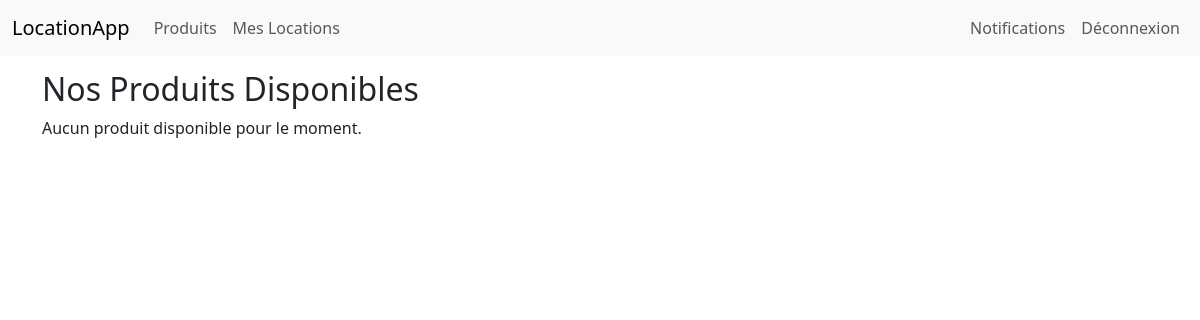
Page / (signed in) on the earlier database version.
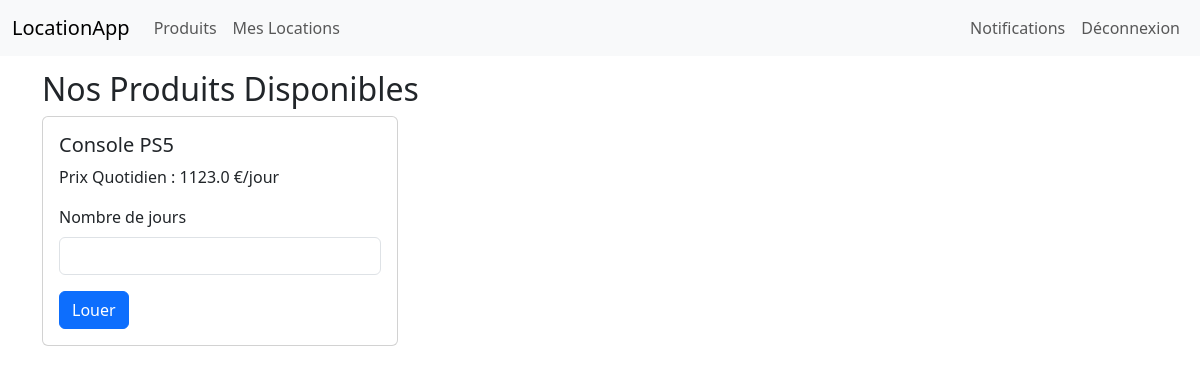
Same page on the later database version.
### location_app/models.py (models this page shows, shortened)
class Product(db.Model):
    __tablename__ = 'products'
    id = db.Column(db.Integer, primary_key=True)
    name = db.Column(db.String(128), nullable=False)
    daily_price = db.Column(db.Float, default=0.0)
    avg_rating_product = db.Column(db.Float, default=0.0)  # Champ pour la moyenne des notes
    supplier_id = db.Column(db.Integer, db.ForeignKey('users.id'), nullable=False)  # Référence à l'utilisateur fournisseur
    rentals = db.relationship('Rental', back_populates='product', lazy=True)
    supplier = db.relationship('User', back_populates='products')  # Relation vers le fournisseur

### location_app/main/routes.py (the view)
@main_bp.route('/')
@login_required
def home():
    products = Product.query.all()
    rent_form = RentForm()
    return render_template('main/home.html', products=products, rent_form=rent_form)

### location_app/rentals/forms.py
class RentForm(FlaskForm):
    days = IntegerField('Nombre de jours', validators=[DataRequired(), NumberRange(min=1, message='Veuillez entrer un nombre de jours valide.')])
    submit = SubmitField('Louer')

### location_app/models.py (called while the page is built)
@login.user_loader
def load_user(user_id):
    return User.query.get(int(user_id))

### location_app/templates/main/home.html (shortened to what this page needs)
{% extends "base.html" %}
{% block content %}
    <h2>Nos Produits Disponibles</h2>
    {% if products %}
        <div class="row">
            {% for product in products %}
                <div class="col-md-4">
                    <div class="card mb-4">
                        <div class="card-body">
                            <h5 class="card-title">{{ product.name }}</h5>
                            <p class="card-text">Prix Quotidien : {{ product.daily_price }} €/jour</p>
                            {% if current_user.role == 'client' %}
                                <form method="POST" action="{{ url_for('rentals.rent_product', product_id=product.id) }}">
                                    <div class="mb-3">
                                        {{ rent_form.days.label(class="form-label") }}
                                        {{ rent_form.days(class="form-control") }}
                                    </div>
                                    {{ rent_form.submit(class="btn btn-primary") }}
                                </form>
                            {% endif %}
                        </div>
                    </div>
                </div>
            {% endfor %}
        </div>
    {% else %}
        <p>Aucun produit disponible pour le moment.</p>
    {% endif %}
{% endblock %}

Differences in the rows shown:
added Product: name "Console PS5", daily_price "1123.0", days.label "Nombre de jours"
Other differences:
text no longer shown: "Aucun produit disponible pour le moment."
